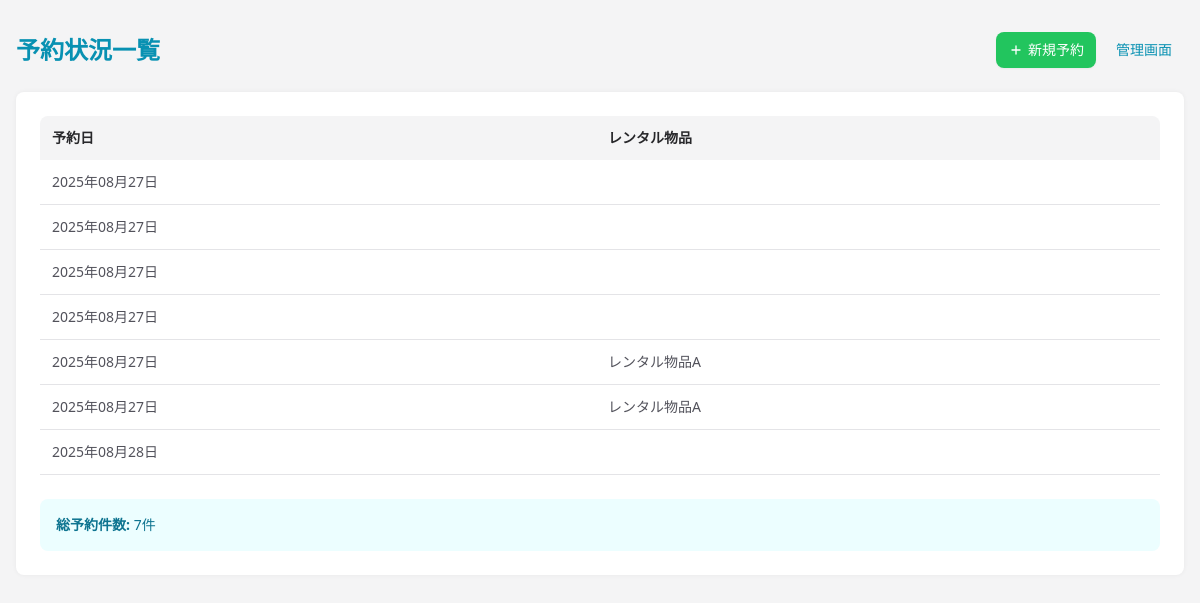
/reservations/, run on an earlier commit of the app's database.
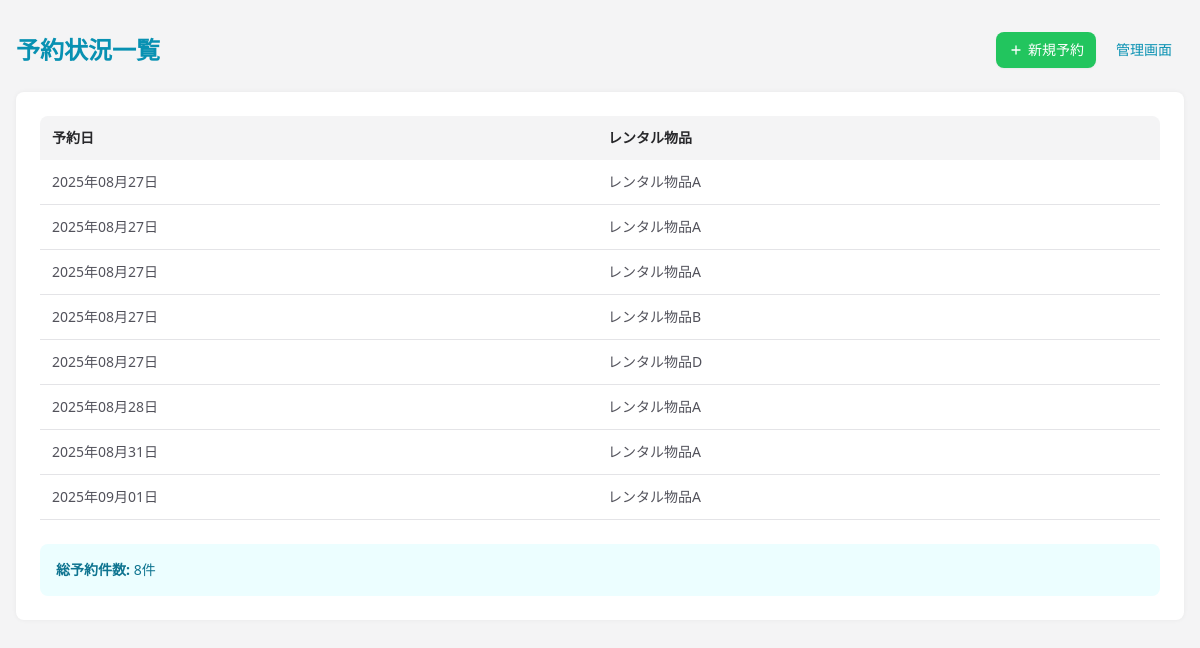
And on a later commit of the database.
### reservations/models.py (models this page shows, shortened)
class Reservation(models.Model):
    name = models.CharField(max_length=100)  # 名前を文字列で保存
    date = models.DateField(default=date.today)  # 予約日
    item = models.ForeignKey(RentalItem, on_delete=models.CASCADE, null=True, blank=True)  # レンタル物品
    created_at = models.DateTimeField(auto_now_add=True, null=True)  # 予約日時（自動）

class RentalItem(models.Model):
    name = models.CharField(max_length=100, unique=True)  # レンタル物品名
    is_active = models.BooleanField(default=True)  # 利用可能かどうか
    class Meta:
        verbose_name = "レンタル物品"
        verbose_name_plural = "レンタル物品"

### reservations/views.py (the view)
# urls.py: path("reservations/", reservations_list, name="reservations_list"),
def reservations_list(request):
    reservations = Reservation.objects.select_related('item').order_by('date', 'item__name')
    context = {
        'reservations': reservations
    }
    return render(request, "reservations/reservations.html", context)

### reservations/templates/reservations/reservations.html (shortened to what this page needs)
<!DOCTYPE html>
<html lang="ja">
<head>
    <script src="https://cdn.tailwindcss.com"></script>
</head>
<body class="bg-zinc-100 text-zinc-600">
    <div class="container mx-auto px-4 py-8 max-w-7xl">
        <div class="flex justify-between items-center mb-4 md:mb-6">
            <h1 class="text-xl md:text-2xl font-bold text-cyan-600">予約状況一覧</h1>
            <div class="flex gap-2">
                <a href="/" class="inline-flex items-center gap-1 px-3 py-2 text-sm font-medium text-white bg-green-500 hover:bg-green-600 rounded-lg transition-colors whitespace-nowrap shadow-sm">
                    <svg class="w-4 h-4" fill="none" stroke="currentColor" viewBox="0 0 24 24" xmlns="http://www.w3.org/2000/svg">
                        <path stroke-linecap="round" stroke-linejoin="round" stroke-width="2" d="M12 6v6m0 0v6m0-6h6m-6 0H6"></path>
                    </svg>
                    新規予約
                </a>
                <a href="/admin/" class="text-sm text-cyan-600 hover:underline px-3 py-2">管理画面</a>
            </div>
        </div>
        <div class="bg-white rounded-lg shadow-[0_0_5px_0_rgba(0,0,0,0.05)] p-4 md:p-6">
            {% if reservations %}
                <div class="hidden md:grid md:grid-cols-2 gap-4 font-semibold text-sm text-zinc-800 bg-zinc-100 p-3 rounded-t-lg">
                    <div>予約日</div>
                    <div>レンタル物品</div>
                </div>
                <div class="bg-white rounded-b-lg">
                    {% for reservation in reservations %}
                    <div class="hidden md:grid md:grid-cols-2 gap-4 p-3 border-b border-zinc-200 hover:bg-zinc-50 transition-colors">
                        <div class="text-sm">{{ reservation.date|date:"Y年m月d日" }}</div>
                        <div class="text-sm">{{ reservation.item.name }}</div>
                    </div>
                    {% endfor %}
                </div>
                <div class="mt-6 p-4 bg-cyan-50 rounded-lg">
                    <div class="text-sm text-cyan-700">
                        <strong>総予約件数:</strong> {{ reservations|length }}件
                    </div>
                </div>
            {% endif %}
        </div>
    </div>
</body>
</html>

What changed in the data, as far as the page shows it:
removed Reservation: date "2025年08月27日"
removed Reservation: date "2025年08月27日"
removed Reservation: date "2025年08月27日"
removed Reservation: date "2025年08月27日"
removed Reservation: date "2025年08月28日"
added Reservation: date "2025年08月27日", item.name "レンタル物品A"
added Reservation: date "2025年08月27日", item.name "レンタル物品B"
added Reservation: date "2025年08月27日", item.name "レンタル物品D"
added Reservation: date "2025年08月28日", item.name "レンタル物品A"
added Reservation: date "2025年08月31日", item.name "レンタル物品A"
added Reservation: date "2025年09月01日", item.name "レンタル物品A"
Also different on the page:
{{ reservations|length }}: "7" → "8"
